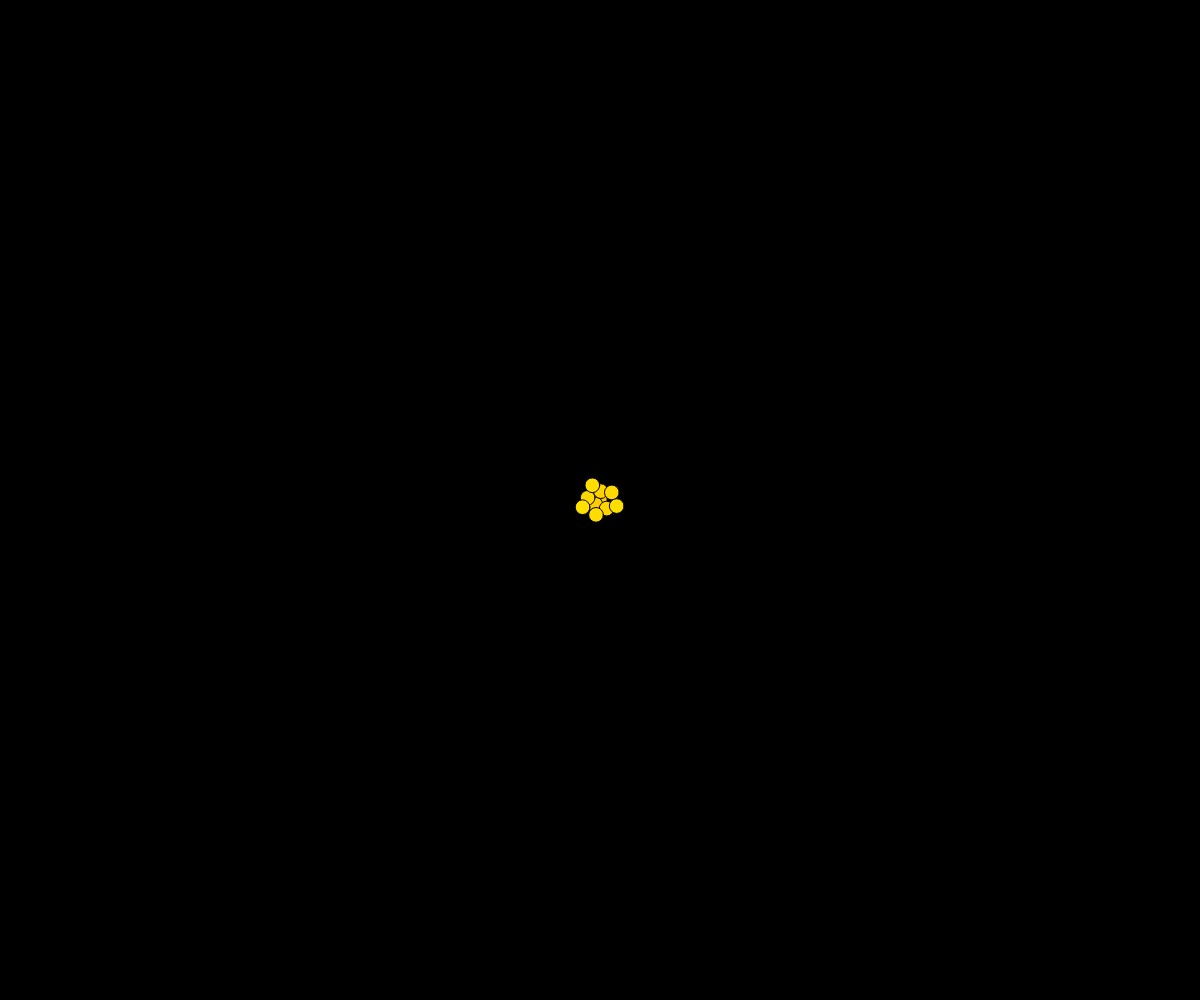
Frame 1 (no input)
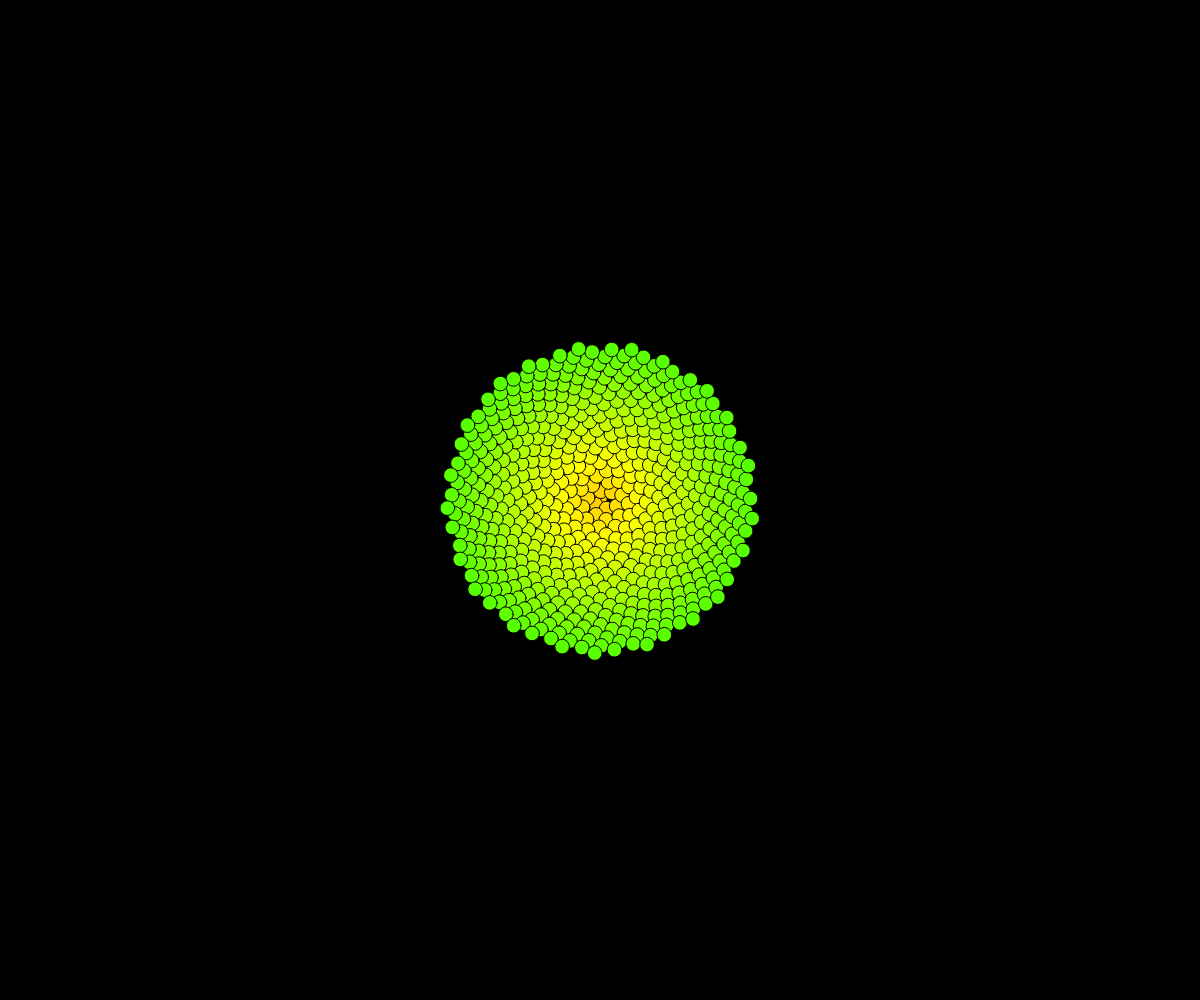
Frame 60 (no input)
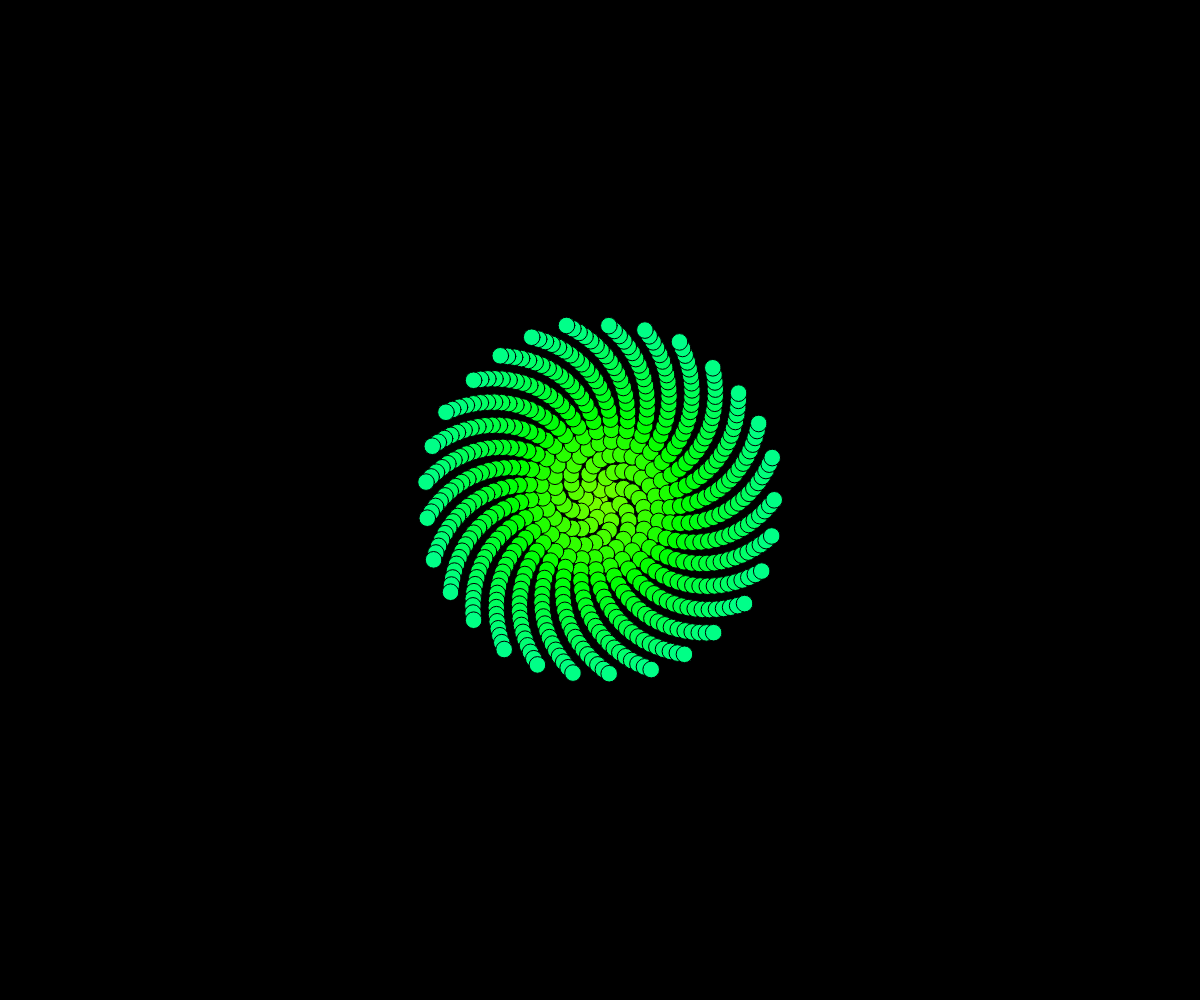
Frame 120 (the mouse pressed at the canvas centre since frame 60)

The p5.js sketch that drew these frames (run headless with seeded random() and noise() and a simulated clock; from frame 60 on, the mouse is pressed at the canvas centre):

// p5.js sketch
// ── sketch.js
/* j.stephens 2016_08
code chanllenge with shiffman

phyllotatic spirals built with forloops

theta   = n * 137.5   //where n is the leave number and 137.5 is divergence angle
radius  = c * sqrt(n) //c is size scalar and sqrt(n) of the distance based on which leave

polar to cartesian transformation
SOHCAHTOA
sin(theta) = opp/hyp = y/r
cos(theta) = adjacent/hyp = x/r

x = radius * cos(theta)
y = radius * sin(theta) 
*/
var INNER_WIDTH = window.innerWidth;
var INNER_HEIGHT= window.innerHeight;

var leaf            = 0;
var leafWidth       = 10;
var leafHeight      = 10;
var leavesPerCycle  = 10;
var divergenceAngle = 137.5;
var sizeScalar      = 6;
var fillGrey        = 255;
var fillStart       = 0;



function setup(){
  createCanvas(INNER_WIDTH,INNER_HEIGHT);
  background(0);
  angleMode(DEGREES);
  colorMode(HSB);
  
  //initial phyllotaxy
  leaf            = 0;
  leafWidth       = random(1.5,20);
  leafHeight      = leafWidth;
  sizeScalar      = random(4,15);
  divergenceAngle = random(136.0,138.0);
}

function draw(){
  //fill(fillGrey);
  
  for (var i = 0; i < leavesPerCycle; i++){
    var theta   = leaf * divergenceAngle;
    var radius  = sizeScalar * sqrt(leaf);
    var x = radius * cos(theta) + width/2;
    var y = radius * sin(theta) + height/2; 
    
    fillGrey = map(radius,-width/9,width/2, fillStart, fillStart+255);
    //fillGrey
    //fill(255-fillGrey,fillGrey,fillGrey);
    fill(fillGrey,255,255);
    //tint(10);
    ellipse(x,y,leafWidth,leafHeight);
  
    leaf++;
  }
  

  //displayParameters(theta, radius, x, y);
}
function displayParameters(){
  var fontSize   = 18;
  var textWidth  = width*.1;
  var textHeight = height*.8;
  var heightPerLine = 30;
  fill(255);
  textSize(fontSize);
  text("divergenceAngle = " + divergenceAngle, textWidth, 1*heightPerLine + textHeight);
  text("sizeScalar = " + sizeScalar,           textWidth, 2*heightPerLine + textHeight);
  text("leafSize = " +   leafWidth,            textWidth, 3*heightPerLine + textHeight);
}

function mousePressed(){
  background(0);
  leaf            = 0;
  var leavesPerCycle  = random(5,400);
  leafWidth       = random(3,20);
  leafHeight      = leafWidth;
  sizeScalar      = random(4,15);
  divergenceAngle = random(136.0,138.0);
  fillStart       = random(255);
  
  
}
